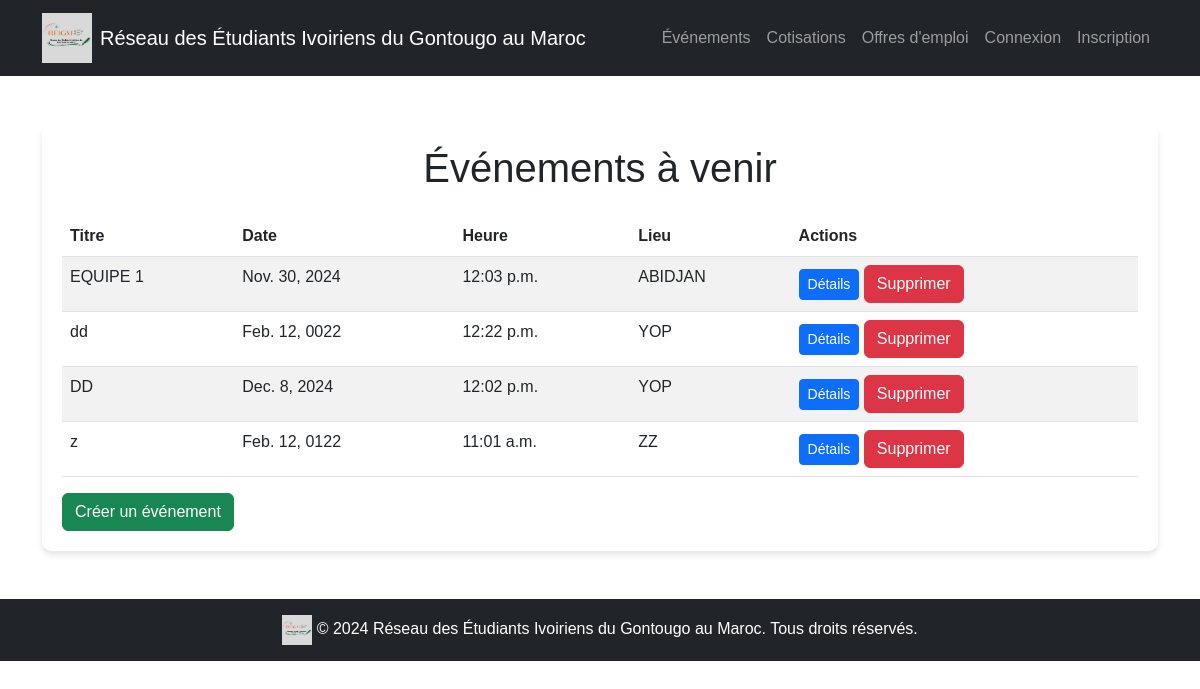
Screenshot of /events/ with the database file from the repository.
### core/models.py (models this page shows, shortened)
class Event(models.Model):
    title = models.CharField(max_length=200)
    description = models.TextField()
    date = models.DateField()
    time = models.TimeField()
    location = models.CharField(max_length=255)

### core/views.py (the view)
# urls.py: path('events/', views.event_list, name='event_list'),
def event_list(request):
    events = Event.objects.all()
    return render(request, 'core/event_list.html', {'events': events})

### core/templates/core/event_list.html (shortened to what this page needs)
{% extends 'core/base.html' %}
{% block content %}
<h1 class="text-center mb-4">Événements à venir</h1>
<table class="table table-striped">
    <thead>
        <tr>
            <th>Titre</th>
            <th>Date</th>
            <th>Heure</th>
            <th>Lieu</th>
            <th>Actions</th>
        </tr>
    </thead>
    <tbody>
        {% for event in events %}
        <tr>
            <td>{{ event.title }}</td>
            <td>{{ event.date }}</td>
            <td>{{ event.time }}</td>
            <td>{{ event.location }}</td>
            <td>
                <a href="{% url 'event_detail' event.pk %}" class="btn btn-primary btn-sm">Détails</a>
                <a href="{% url 'event_delete' event.pk %}" class="btn btn-danger"
   onclick="return confirm('Êtes-vous sûr de vouloir supprimer cet événement ?')">
   Supprimer
</a>
            </td>
        </tr>
        {% endfor %}
    </tbody>
</table>
<a href="{% url 'event_create' %}" class="btn btn-success">Créer un événement</a>
{% endblock %}

### rows the page displays
Event: title "EQUIPE 1", date "Nov. 30, 2024", time "12:03 p.m.", location "ABIDJAN"
Event: title "dd", date "Feb. 12, 0022", time "12:22 p.m.", location "YOP"
Event: title "DD", date "Dec. 8, 2024", time "12:02 p.m.", location "YOP"
Event: title "z", date "Feb. 12, 0122", time "11:01 a.m.", location "ZZ"
